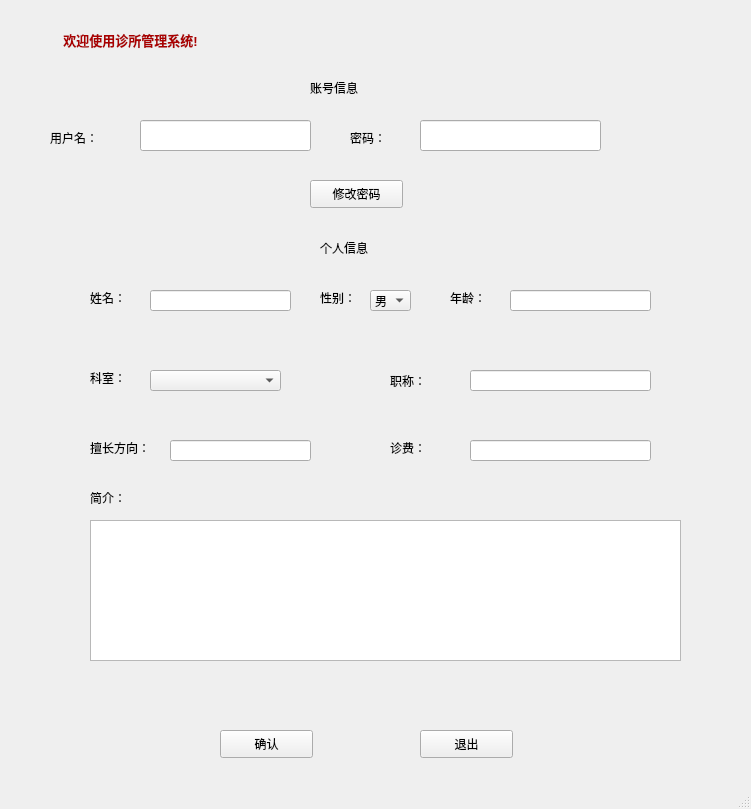
<?xml version="1.0" encoding="UTF-8"?>
<ui version="4.0">
 <class>UpdateDoctor</class>
 <widget class="QMainWindow" name="UpdateDoctor">
  <property name="geometry">
   <rect>
    <x>0</x>
    <y>0</y>
    <width>751</width>
    <height>809</height>
   </rect>
  </property>
  <property name="windowTitle">
   <string>诊所管理系统</string>
  </property>
  <widget class="QWidget" name="centralwidget">
   <widget class="QPushButton" name="pushButton">
    <property name="geometry">
     <rect>
      <x>220</x>
      <y>730</y>
      <width>93</width>
      <height>28</height>
     </rect>
    </property>
    <property name="text">
     <string>确认</string>
    </property>
   </widget>
   <widget class="QLineEdit" name="lineEdit_6">
    <property name="geometry">
     <rect>
      <x>170</x>
      <y>440</y>
      <width>141</width>
      <height>21</height>
     </rect>
    </property>
   </widget>
   <widget class="QLabel" name="label_6">
    <property name="geometry">
     <rect>
      <x>90</x>
      <y>290</y>
      <width>61</width>
      <height>16</height>
     </rect>
    </property>
    <property name="text">
     <string>姓名：</string>
    </property>
   </widget>
   <widget class="QPushButton" name="pushButton_2">
    <property name="geometry">
     <rect>
      <x>310</x>
      <y>180</y>
      <width>93</width>
      <height>28</height>
     </rect>
    </property>
    <property name="text">
     <string>修改密码</string>
    </property>
   </widget>
   <widget class="QLineEdit" name="lineEdit_4">
    <property name="geometry">
     <rect>
      <x>510</x>
      <y>290</y>
      <width>141</width>
      <height>21</height>
     </rect>
    </property>
   </widget>
   <widget class="QLineEdit" name="lineEdit_2">
    <property name="geometry">
     <rect>
      <x>420</x>
      <y>120</y>
      <width>181</width>
      <height>31</height>
     </rect>
    </property>
   </widget>
   <widget class="QComboBox" name="comboBox">
    <property name="geometry">
     <rect>
      <x>370</x>
      <y>290</y>
      <width>41</width>
      <height>21</height>
     </rect>
    </property>
    <item>
     <property name="text">
      <string>男</string>
     </property>
    </item>
    <item>
     <property name="text">
      <string>女</string>
     </property>
    </item>
   </widget>
   <widget class="QLineEdit" name="lineEdit_7">
    <property name="geometry">
     <rect>
      <x>470</x>
      <y>440</y>
      <width>181</width>
      <height>21</height>
     </rect>
    </property>
   </widget>
   <widget class="QLineEdit" name="lineEdit_5">
    <property name="geometry">
     <rect>
      <x>470</x>
      <y>370</y>
      <width>181</width>
      <height>21</height>
     </rect>
    </property>
   </widget>
   <widget class="QLabel" name="label_9">
    <property name="geometry">
     <rect>
      <x>90</x>
      <y>370</y>
      <width>51</width>
      <height>16</height>
     </rect>
    </property>
    <property name="text">
     <string>科室：</string>
    </property>
   </widget>
   <widget class="QLabel" name="label_10">
    <property name="geometry">
     <rect>
      <x>390</x>
      <y>370</y>
      <width>51</width>
      <height>21</height>
     </rect>
    </property>
    <property name="text">
     <string>职称：</string>
    </property>
   </widget>
   <widget class="QLabel" name="label_11">
    <property name="geometry">
     <rect>
      <x>90</x>
      <y>440</y>
      <width>72</width>
      <height>15</height>
     </rect>
    </property>
    <property name="text">
     <string>擅长方向：</string>
    </property>
   </widget>
   <widget class="QLabel" name="label_5">
    <property name="geometry">
     <rect>
      <x>320</x>
      <y>240</y>
      <width>72</width>
      <height>15</height>
     </rect>
    </property>
    <property name="text">
     <string>个人信息</string>
    </property>
   </widget>
   <widget class="QLabel" name="label_2">
    <property name="geometry">
     <rect>
      <x>310</x>
      <y>80</y>
      <width>72</width>
      <height>15</height>
     </rect>
    </property>
    <property name="text">
     <string>账号信息</string>
    </property>
   </widget>
   <widget class="QLabel" name="label_12">
    <property name="geometry">
     <rect>
      <x>390</x>
      <y>440</y>
      <width>51</width>
      <height>16</height>
     </rect>
    </property>
    <property name="text">
     <string>诊费：</string>
    </property>
   </widget>
   <widget class="QComboBox" name="comboBox_2">
    <property name="geometry">
     <rect>
      <x>150</x>
      <y>370</y>
      <width>131</width>
      <height>21</height>
     </rect>
    </property>
   </widget>
   <widget class="QLabel" name="label_8">
    <property name="geometry">
     <rect>
      <x>450</x>
      <y>290</y>
      <width>51</width>
      <height>16</height>
     </rect>
    </property>
    <property name="text">
     <string>年龄：</string>
    </property>
   </widget>
   <widget class="QLabel" name="label_3">
    <property name="geometry">
     <rect>
      <x>50</x>
      <y>130</y>
      <width>61</width>
      <height>16</height>
     </rect>
    </property>
    <property name="text">
     <string>用户名：</string>
    </property>
   </widget>
   <widget class="QLabel" name="label_7">
    <property name="geometry">
     <rect>
      <x>320</x>
      <y>290</y>
      <width>51</width>
      <height>16</height>
     </rect>
    </property>
    <property name="text">
     <string>性别：</string>
    </property>
   </widget>
   <widget class="QLabel" name="label_13">
    <property name="geometry">
     <rect>
      <x>90</x>
      <y>490</y>
      <width>72</width>
      <height>15</height>
     </rect>
    </property>
    <property name="text">
     <string>简介：</string>
    </property>
   </widget>
   <widget class="QLabel" name="label_4">
    <property name="geometry">
     <rect>
      <x>350</x>
      <y>130</y>
      <width>61</width>
      <height>16</height>
     </rect>
    </property>
    <property name="text">
     <string>密码：</string>
    </property>
   </widget>
   <widget class="QTextEdit" name="textEdit">
    <property name="geometry">
     <rect>
      <x>90</x>
      <y>520</y>
      <width>591</width>
      <height>141</height>
     </rect>
    </property>
   </widget>
   <widget class="QLineEdit" name="lineEdit_3">
    <property name="geometry">
     <rect>
      <x>150</x>
      <y>290</y>
      <width>141</width>
      <height>21</height>
     </rect>
    </property>
   </widget>
   <widget class="QLineEdit" name="lineEdit">
    <property name="geometry">
     <rect>
      <x>140</x>
      <y>120</y>
      <width>171</width>
      <height>31</height>
     </rect>
    </property>
   </widget>
   <widget class="QPushButton" name="pushButton_3">
    <property name="geometry">
     <rect>
      <x>420</x>
      <y>730</y>
      <width>93</width>
      <height>28</height>
     </rect>
    </property>
    <property name="text">
     <string>退出</string>
    </property>
   </widget>
   <widget class="QLabel" name="label">
    <property name="geometry">
     <rect>
      <x>20</x>
      <y>20</y>
      <width>221</width>
      <height>41</height>
     </rect>
    </property>
    <property name="text">
     <string>&lt;html&gt;&lt;head/&gt;&lt;body&gt;&lt;p align=&quot;center&quot;&gt;&lt;span style=&quot; font-size:10pt; font-weight:600; color:#aa0000;&quot;&gt;欢迎使用诊所管理系统!&lt;/span&gt;&lt;/p&gt;&lt;/body&gt;&lt;/html&gt;</string>
    </property>
   </widget>
  </widget>
  <widget class="QStatusBar" name="statusbar"/>
 </widget>
 <resources/>
 <connections/>
</ui>
